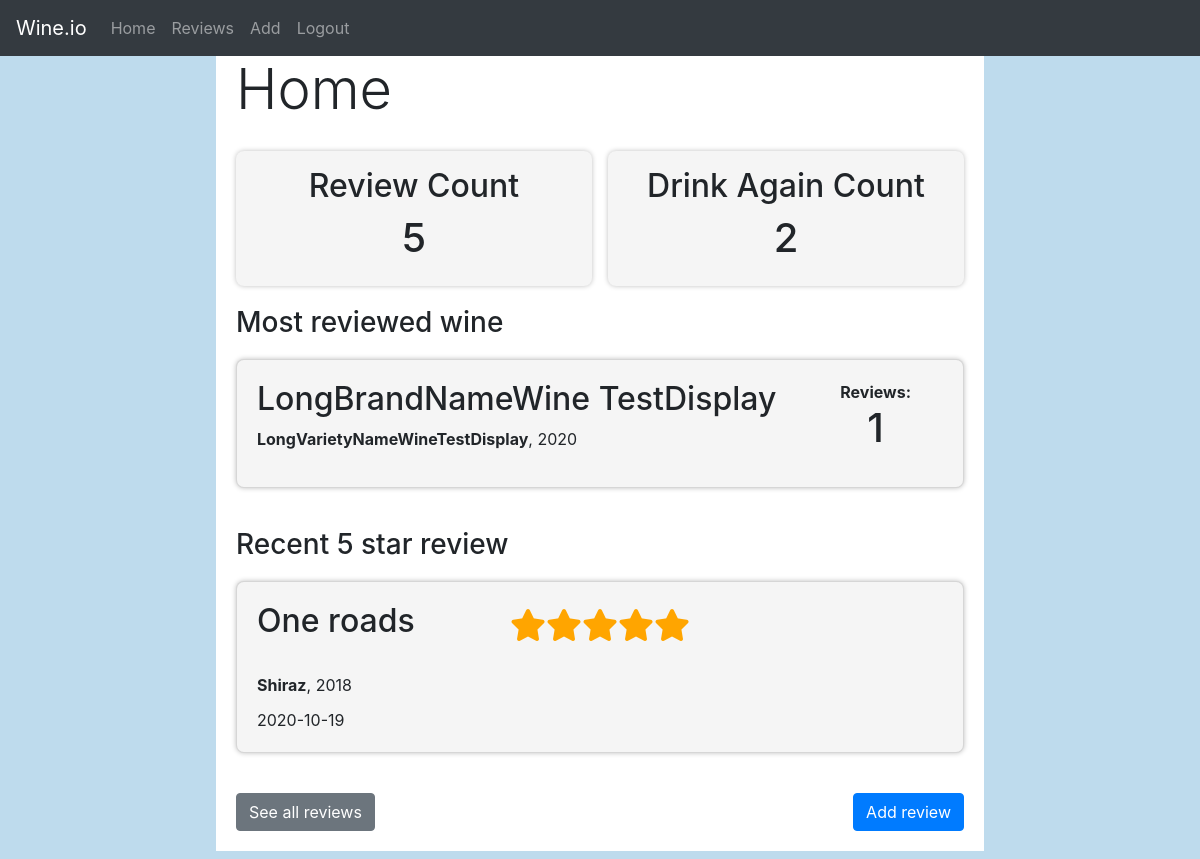
The page / (signed in) on the database its author committed.
### tables this page shows
CREATE TABLE "wines" (
	"id"	INTEGER NOT NULL,
	"brand"	TEXT NOT NULL,
	"variety"	TEXT NOT NULL,
	"year"	INTEGER,
	PRIMARY KEY("id" AUTOINCREMENT)
);

CREATE TABLE "reviews" (
	"review_id"	INTEGER NOT NULL UNIQUE,
	"user_id"	INTEGER NOT NULL,
	"wine_id"	INTEGER NOT NULL,
	"rating"	INTEGER,
	"image"	TEXT,
	"review"	TEXT,
	"drink_again"	TEXT,
	"datetime"	TEXT DEFAULT CURRENT_TIMESTAMP,
	"date"	TEXT DEFAULT CURRENT_DATE,
	PRIMARY KEY("review_id" AUTOINCREMENT)
);

### app.py (the view)
@app.route("/")
@login_required
def index():
    totalReviews = db.execute('SELECT count(*) from reviews WHERE user_id = ?', session["user_id"])
    totalReviews = totalReviews[0]['count(*)']
    drinkAgainCount = db.execute("SELECT count(*) from reviews WHERE user_id = ? AND drink_again = 'True'", session["user_id"])
    drinkAgainCount = drinkAgainCount[0]['count(*)']
    recentTopRating = db.execute('SELECT *, wines.* from reviews JOIN wines ON wine_id=wines.id WHERE user_id = ? AND rating = 5 ORDER BY datetime DESC LIMIT 1', session["user_id"])
    if (len(recentTopRating) > 0):
        recentTopRating = recentTopRating[0]
    else:
        recentTopRating = None
    mostReviewedWine = db.execute('SELECT wine_id, image, wines.brand, wines.variety, wines.year, COUNT(wine_id) from reviews JOIN wines ON wine_id=wines.id WHERE user_id = ? GROUP BY wine_id ORDER BY COUNT(*) DESC LIMIT 1', session["user_id"])
    if (len(mostReviewedWine) > 0):
        mostReviewedWine = mostReviewedWine[0]
    else:
        mostReviewedWine = None
    return render_template('index.html', user_id=session["user_id"], totalReviews=totalReviews, drinkAgainCount=drinkAgainCount, recentTopRating=recentTopRating, mostReviewedWine=mostReviewedWine)

### app.py (called while the page is built)
def login_required(f):
    @wraps(f)
    def decorated_function(*args, **kwargs):
        if session.get("user_id") is None:
            return redirect("/login")
        return f(*args, **kwargs)
    return decorated_function

### templates/index.html (shortened to what this page needs)
{% extends "layout.html" %}
{% block body %}
<main class="home">
  <header>
    <h1 class="display-4">Home</h1>
  </header>
  <section class="total-section">
    <a href="/reviews">
      <article class="total-card">
        <h4>Review Count</h4>
        <h1>{{ totalReviews }}</h1>
      </article>
    </a>
    <a href="/reviews">
      <article class="total-card">
        <h4>Drink Again Count</h4>
        <h1>{{ drinkAgainCount }}</h1>
      </article>
    </a>
  </section>
  <section class="top-wines">
    <h3 class="card-title">Most reviewed wine</h3>
    {% if mostReviewedWine == None %}
    <div class="card">
      <article class="empty-review">
        <span>No wines logged? Add your first here</span>
        <a href="/add"><button type="button" class="btn btn-primary">Add</button></a>
      </article>
    </div>
    {% else %}
    <a href="/reviews">
      <div class="card">
        <article class="review-most">
          <div class="wine-info">
            <h4 class="brand">{{ mostReviewedWine['brand'] }}</h4>
            <p class="variety-year">
              <span class="variety">{{ mostReviewedWine['variety'] }}</span>,
              <span class="year">{{ mostReviewedWine['year'] }}</span>
            </p>
          </div>
          <span class="review-count"
            ><strong>Reviews:</strong>
            <h1>{{ mostReviewedWine['COUNT(wine_id)'] }}</h1></span
          >
        </article>
      </div>
    </a>
    {% endif %}
    <h3 class="card-title">Recent 5 star review</h3>
    {% if recentTopRating == None %}
    <div class="card">
      <article class="empty-review">
        <span>No 5 star reviews? Get out there are start reviewin'!</span>
        <a href="/add"><button type="button" class="btn btn-primary">Add</button></a>
      </article>
    </div>
    {% else %}
    <a href="/reviews">
      <div class="card">
        <article class="review">
          <h4 class="brand">{{ recentTopRating['brand'] }}</h4>
          <div class="star-scale">
            <span class="fa fa-star" data-rating="1"></span><span class="fa fa-star" data-rating="2"></span
            ><span class="fa fa-star" data-rating="3"></span><span class="fa fa-star" data-rating="4"></span
            ><span class="fa fa-star" data-rating="5"></span>
          </div>
          <p class="variety-year">
            <span class="variety">{{ recentTopRating['variety'] }}</span>,
            <span class="year">{{ recentTopRating['year'] }}</span>
          </p>
          <p class="datetime">{{ recentTopRating['date'] }}</p>
        </article>
      </div>
    </a>
    {% endif %}
    <div class="btn-footer">
      <a href="/reviews"><button type="button" class="btn btn-secondary">See all reviews</button></a>
      <a href="/add"><button type="button" class="btn btn-primary">Add review</button></a>
    </div>
  </section>
</main>
{% endblock body%}

### templates/layout.html (shortened to what this page needs)
<!DOCTYPE html>
<html lang="en">
  <head>
    <link
      rel="stylesheet"
      href="https://stackpath.bootstrapcdn.com/bootstrap/4.5.2/css/bootstrap.min.css"
    />
    <link rel="stylesheet" href="../static/css/style.css" />
  </head>
  <body>
    <nav class="navbar navbar-expand-md navbar-dark bg-dark">
      <a class="navbar-brand" href="/">Wine.io</a>
      <div class="collapse navbar-collapse" id="navbarsExample04">
        <ul class="navbar-nav mr-auto">
          <li class="nav-item">
            <a class="nav-link" href="/">Home</a>
          </li>
          <li class="nav-item">
            <a class="nav-link" href="/reviews">Reviews</a>
          </li>
          <li class="nav-item">
            <a class="nav-link" href="/add">Add</a>
          </li>
          <li class="nav-item">
            <a class="nav-link" href="/logout">Logout</a>
          </li>
        </ul>
      </div>
    </nav>
    {% block body %} {% endblock body%}
  </body>
</html>

### static/css/style.css (style rules this page uses)
:root { --main-bg: #bedbed; --main-grey: whitesmoke; --main-white: white; --radius: 0.5rem; --shadow-light: 0px 0px 5px 0px rgba(0, 0, 0, 0.25); --shadow-heavy: 0px 0px 5px 0px rgba(0, 0, 0, 0.75); }
a { text-decoration: none; }
body { background: var(--main-bg); }
.star-scale { font-size: 1rem; text-align: center; }
.checked { color: orange; }
@media screen and (min-width: 590px) { h4 { font-size: 2rem; } }
@media screen and (min-width: 590px) { .star-scale { font-size: 2rem; } }
.home { background: var(--main-white); width: 95%; max-width: 768px; margin: 0 auto; }
.home .display-4 { margin-left: 1.25rem; }
.total-section { padding: 1.25rem; padding-bottom: 0; display: grid; grid-template-columns: 1fr 1fr; column-gap: 1rem; justify-items: space-between; }
.total-card { text-align: center; padding: 1rem; border-radius: var(--radius); box-shadow: var(--shadow-light); display: grid; grid-template-columns: 1fr; grid-template-rows: auto auto; background: var(--main-grey); }
.top-wines h3 { padding: 1.25rem 1.25rem 0; margin-bottom: 0; }
.review-most { display: flex; justify-content: space-between; }
.wine-info { overflow-wrap: anywhere !important; }
.review-count { text-align: center; padding-right: 2rem; }
.home a { text-decoration: none; color: inherit; }
.btn-footer { margin: 1.25rem 0; padding: 1.25rem; display: flex; justify-content: space-between; }
.card { background: var(--main-grey); margin: 1.25rem; padding: 1.25rem; border-radius: var(--radius); box-shadow: var(--shadow-light); }
.review { display: grid; grid-template-columns: repeat(2, minmax(50px, 1fr)); grid-template-rows: auto auto; }
.review p { margin-bottom: 0; }
.variety-year { align-self: end; }
.star-scale { justify-self: end; }
.datetime { justify-self: end; align-self: end; }
.variety { font-weight: bold; }
@media screen and (min-width: 768px) { .review { grid-template-columns: repeat(3, minmax(50px, 1fr)); grid-template-rows: repeat(3, auto); column-gap: 1rem; } }
@media screen and (min-width: 768px) { .datetime { grid-area: 3 / 1 / 4 / 2; justify-self: start; } }
@media screen and (min-width: 768px) { .star-scale { justify-self: center; } }

### rows shown on the page
wines: brand "LongBrandNameWine TestDisplay", variety "LongVarietyNameWineTestDisplay"
wines: brand "One roads", variety "Shiraz", year "2018"
reviews: date "2020-10-19"

### other values the page prints
{{ totalReviews }} "5"
{{ drinkAgainCount }} "2"
{{ mostReviewedWine['year'] }} "2020"
{{ mostReviewedWine['COUNT(wine_id)'] }} "1"
